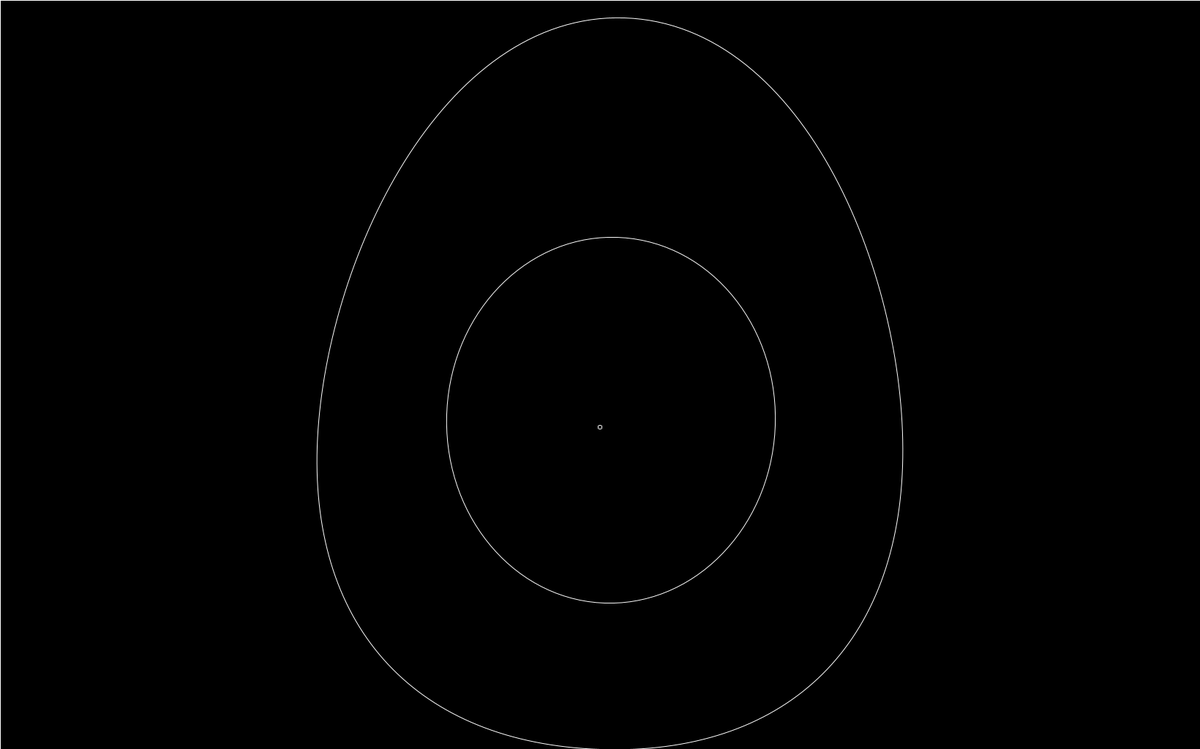
Frame 1 (no input)
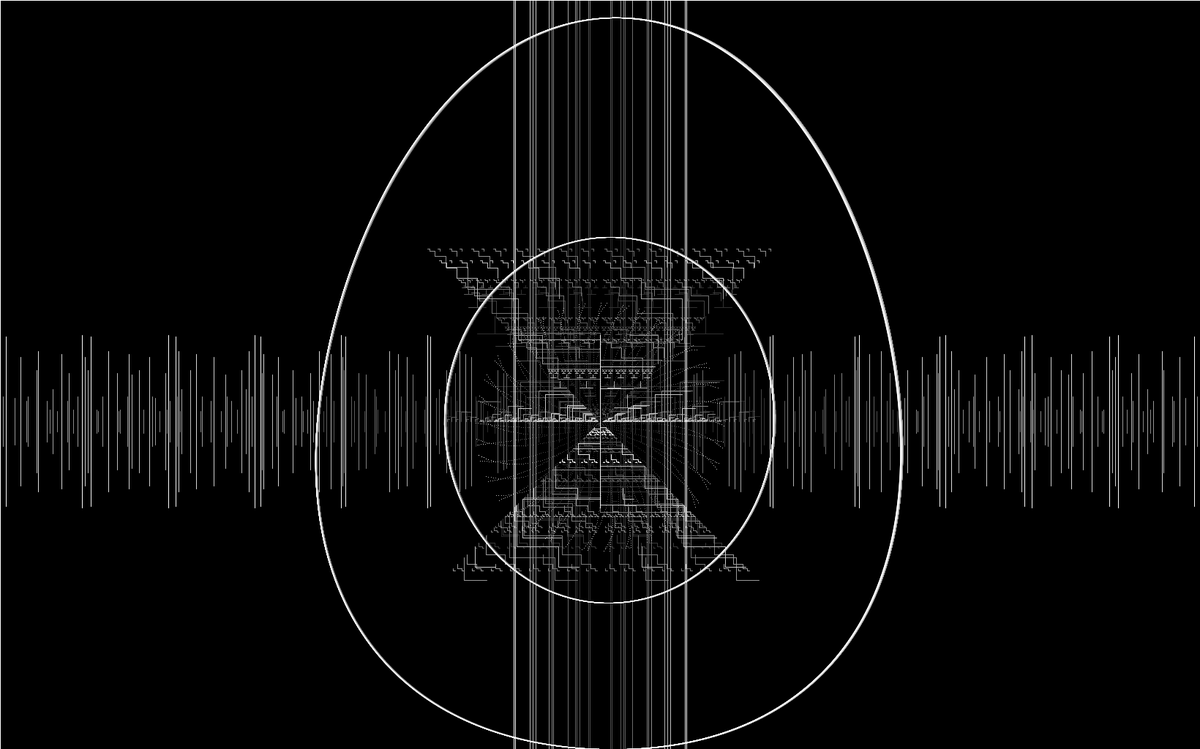
Frame 60 (the mouse pressed at the canvas centre just before this capture)
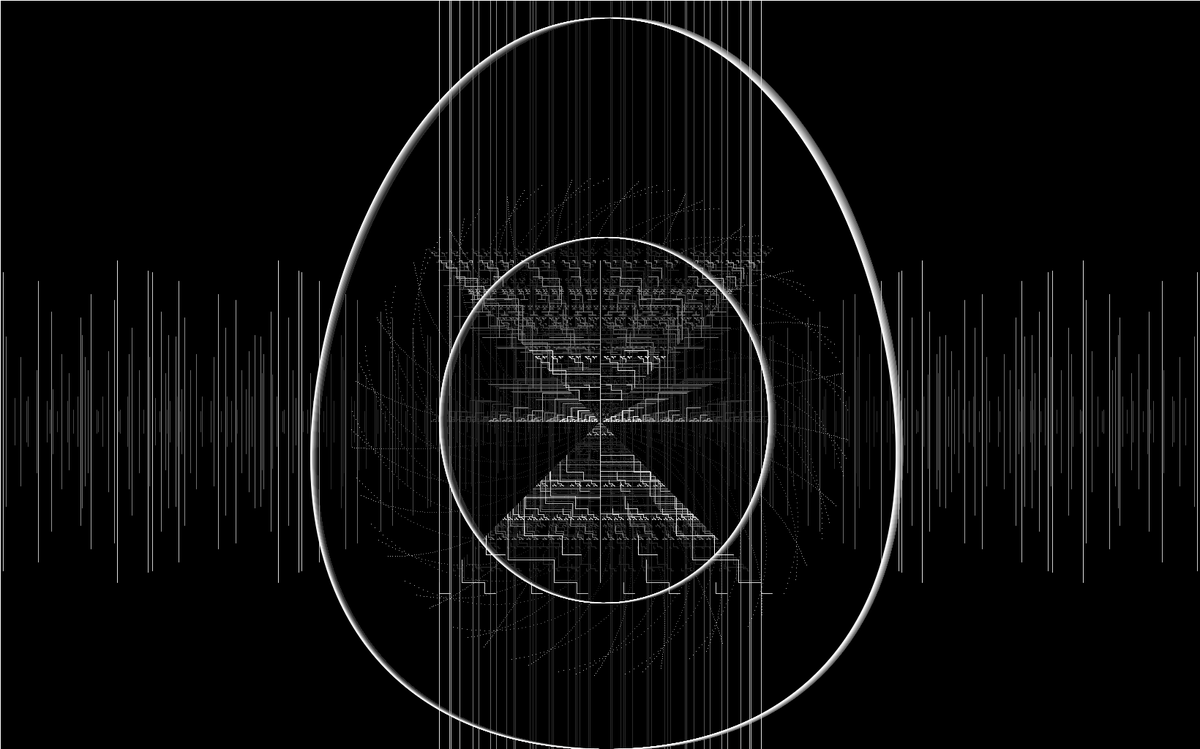
Frame 120 (the mouse held since frame 60 and released just before this capture)

The Processing sketch that drew these frames (run headless with seeded random() and noise(); from frame 60 on, the mouse is pressed at the canvas centre):

// Processing sketch: CosmicEgg
// ── CosmicEgg.pde
 float x, y; // X-coordinate, y-coordinate
  float tilt; // Left and right angle offset
  float angle; // Used to define the tilt
  float scalar; // Height of the egg
  
  float eman;
  float angleray; // Used to define the tilt of ray
  
  
  //tetractis
 int xx ;
int yy;
int a =64;
int n=2;

//save image
boolean down=false;

  
  void setup() {
  size(1640, 1024);
  background(0); 
}

void draw() {
 // background(0); 
int a =int(random(1,128));//sorteia o tamanho
int draw = int(random(1,7));  //sorteia o padrão
int  n =int(random(1,8));//sorteia as repetições
 
switch(draw) 
 {    case 1: drawT(xx,yy,a,n);
// sC.rewind();
//  sC.play();
       break;
     case 2:  drawL(xx,yy,a,n);
//      sG.rewind();
//  sG.play();
       break;
     case 3: drawR(xx,yy,a,n);
//      sA2.rewind();
//  sA2.play();
       break;
     case 4: drawBR(xx,yy,a,n);
//      sF.rewind();
//  sF.play();
       break;
       case 5:drawBL(xx,yy,a,n);
//    sA.rewind();
//  sA.play();    
       break;
       case 6:drawBT(xx,yy,a,n);
//       sF.rewind();
//  sF.play();
       break;
 }
 x=width/2;
 y=height;
    //tilt = t;
   // scalar = s / 100.0;
    
 tilt = cos(angle)/30 ;
    angle += 0.01;
    eman+=2;
    angleray=cos(3);
    
     xx =width/2;
 yy=height/2+64;
 
    stroke(255);
    noFill();
           ////desenha retangulo preto para apagar rastros
fill(0,0,0, 3);
rect(0, 0, width*2, height*2);


 pushMatrix();
  translate(x, y);
   rotate(tilt);
   // scale(scalar);
  beginShape();
   
    vertex(0, -1000);
    bezierVertex(250, -1000, 400, -650, 400, -400);
    bezierVertex(400, -150, 250, 0, 0, 0);
    bezierVertex(-250, 0, -400, -150, -400, -400);
    bezierVertex(-400, -650, -250, -1000, 0, -1000);
    
    ellipse(0,-450,450,500);
    
   endShape();
 popMatrix();
    
    translate(x, y-440);   
 if (eman>720) {eman=0;}
      for (int i = 0; i < 72; i++) {
        rotate(angleray);
         rotate(-tilt);
        point(eman, eman);
      }
      
      for (int i = 0; i <36; i++) {
       // rotate(angleray);
           // rotate(tilt);
        point(eman, eman);
       
      } 
 if (down)
   {save("MArgarida.jpg");}
 down=false;
    }
 void mousePressed() 
 {
  down = true;
  }

void drawT(int xx, int yy, int apex, int num){
 
  if (num>0){
    for (int i = 0; i <56; i++) {
       // rotate(angleray);
          //point(eman, eman);
        line(xx+eman,yy+eman*i,xx+eman,yy-eman*i);
        line(xx-eman,yy-eman*i,xx-eman,yy+eman*i);
        
        line(xx-eman*i,yy-eman,xx-eman*i,yy+eman);
        line(xx+eman*i,yy+eman,xx+eman*i,yy-eman);
        
       
      } 
    
  }
} 
void drawL(int xx, int yy, int apex, int num){
  line(xx,yy,xx,yy-apex);
  line(xx -apex, yy -apex, xx , yy -apex);
  if (num>0){
    drawL(xx-apex, yy - apex, apex/2,num -1);
     drawL(xx+apex, yy - apex, apex/2,num -1);
  }
}

void drawR(int xx, int y, int apex, int num){
  line(xx,yy,xx,yy-apex);
  line(xx +apex, yy -apex, xx , yy -apex);
  if (num>0){
    drawR(xx+apex, yy - apex, apex/2,num -1);
     drawR(xx-apex, yy - apex, apex/2,num -1);
  }
}
 void drawBR(int xx, int yy, int apex, int num){
  line(xx,yy,xx,yy+apex);
  line(xx +apex, yy +apex, xx , yy +apex);
  if (num>0){
    drawBR(xx+apex, yy + apex, apex/2,num -1);
     drawBR(xx-apex, yy + apex, apex/2,num -1);
  }
 }
  void drawBL(int xx, int yy, int apex, int num){
  line(xx,yy,xx,yy+apex);
  line(xx -apex, yy +apex, xx , yy +apex);
  if (num>0){
    drawBR(xx+apex, yy + apex, apex/2,num -1);
     drawBR(xx-apex, yy + apex, apex/2,num -1);
  }
 }
 void drawBT(int xx, int yy, int apex, int num){
  line(xx,yy,xx,yy+apex);
  line(xx -apex, yy +apex, xx +apex, yy +apex);
  if (num>0){
    drawBT(xx-apex, yy - apex, apex/2,num -1);
     drawBT(xx+apex, yy - apex, apex/2,num -1);
    
  }
 }
